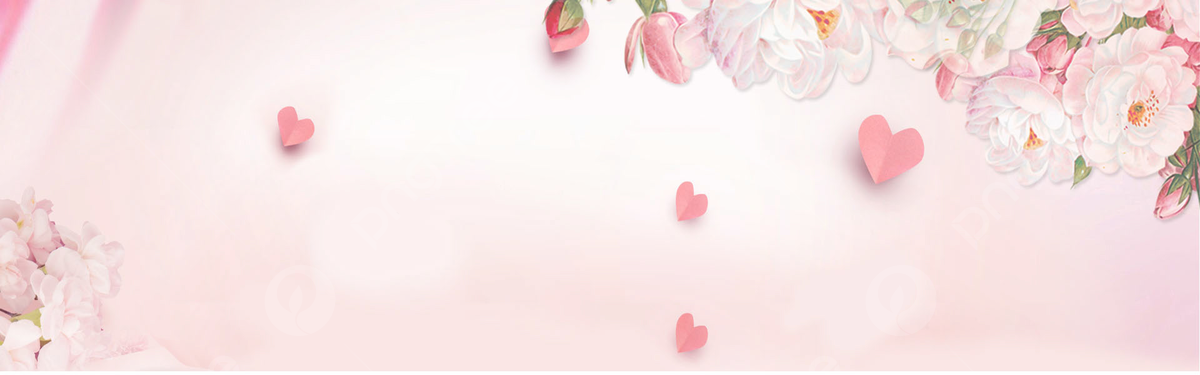
#> input picture src/assets/images/bg.jpg, 1200 x 375 px
$ python resize_image.py ../src/assets/images/bg.jpg out.png   (older library calls are emulated)
#> lines starting #> are read from the running program, lines starting #| are printed output that depends on the picture
from PIL import Image
import sys

def resize_image(input_path, output_path, target_resolution=(1920, 1080)):
#> called with input_path = '../src/assets/images/bg.jpg', output_path = 'out.png', target_resolution = (1920, 1080)
    try:
        # 打开原始图片
        original_image = Image.open(input_path)
#> original_image is the input picture: PIL image 1200x375 RGB; mean R, G, B 246.8, 229.1, 228.6

        # 调整分辨率
        resized_image = original_image.resize(target_resolution, Image.ANTIALIAS)
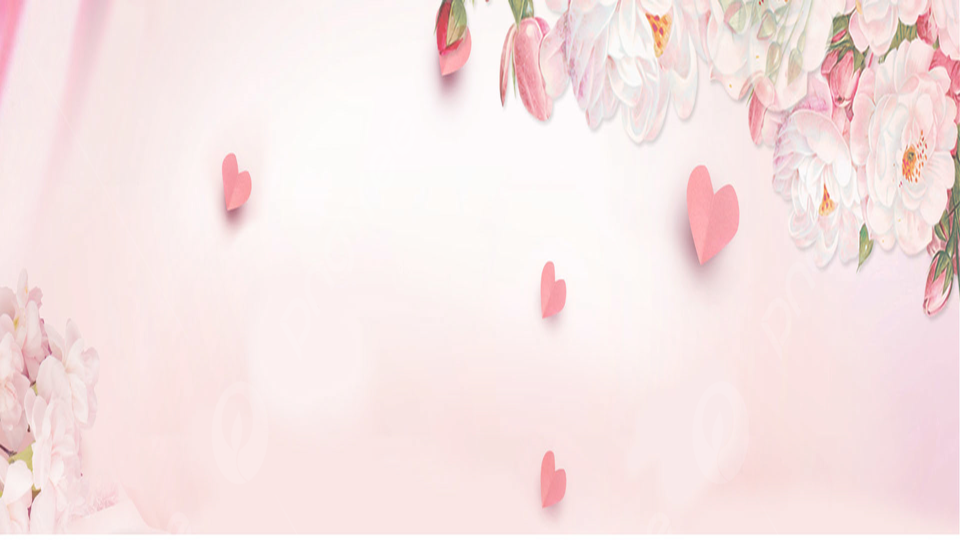
#> resized_image: PIL image 1920x1080 RGB (shown at 1/2 size); mean R, G, B 246.8, 229.1, 228.6

        # 保存调整后的图片
        resized_image.save(output_path)
        print(f"图片已成功转换为 {target_resolution} 分辨率，并保存到 {output_path}")
    except Exception as e:
        print(f"发生错误：{e}")

if __name__ == "__main__":
        input_path = sys.argv[1]
        output_path = sys.argv[2]

        # 提供目标分辨率（1920x1080）
        target_resolution = (1920, 1080)

        resize_image(input_path, output_path, target_resolution)
